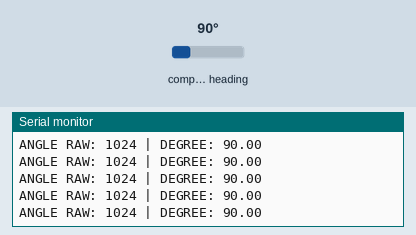
Bench run of a sketch on a simulated Arduino Uno, built with avr-gcc and run on an emulated ATmega328P. On the bench: the last lines printed to the serial monitor. Wiring (inferred from the names in the program): AS5600 angle sensor at I2C address 0x36. The inputs (shaded band) are chosen by the test bench; at power-on: compass heading 90°.

Above: at 1.2 s.
1.3 s: compass heading set to 7°
At 1.31 s:
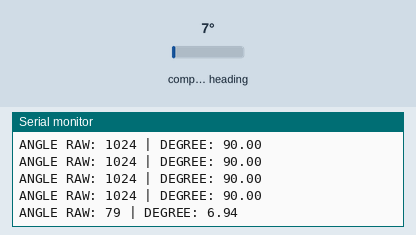
2.8 s: compass heading set to 180°
At 2.81 s:
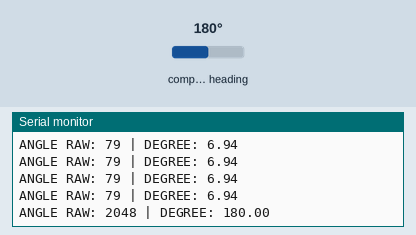
Timing chart, 0 to 5.8 s (numbered marks = the images above; inputs shaded):
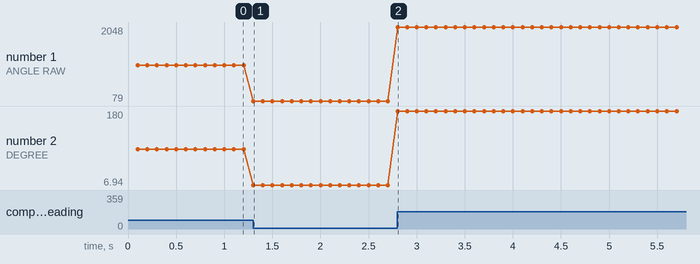

Measured:
- after the input at 1.3 s, the serial monitor: prints a new line at once (image 1)
- after the input at 2.8 s, the serial monitor: prints a new line at once (image 2)
- plotted number 1: 1024 → 79 after the input at 1.3 s, 79 → 2048 after the input at 2.8 s
- plotted number 2: 90 → 6.94 after the input at 1.3 s, 6.94 → 180 after the input at 2.8 s

The sketch:

as5600_basic_reader.ino
```cpp
#include <Wire.h>

// ======================================
// AS5600 REGISTER
// ======================================
#define AS5600_ADDR    0x36
#define AS5600_ANGLE_H 0x0E

unsigned long lastRead = 0;

// ======================================
// READ AS5600 ANGLE
// ======================================
uint16_t readAS5600Angle() {

  // pilih register angle high
  Wire.beginTransmission(AS5600_ADDR);

  Wire.write(AS5600_ANGLE_H);

  // false = jangan release bus
  Wire.endTransmission(false);

  // request 2 byte
  Wire.requestFrom(AS5600_ADDR, 2);

  if (Wire.available() >= 2) {

    uint8_t highByte = Wire.read();
    uint8_t lowByte  = Wire.read();

    // gabungkan high dan low byte
    uint16_t angle =
      ((uint16_t)highByte << 8)
      | lowByte;

    // masking 12-bit
    angle &= 0x0FFF;

    return angle;
  }

  return 0;
}

void setup() {

  Serial.begin(115200);

  Wire.begin();

  Serial.println(
    "AS5600 BASIC READER"
  );
}

void loop() {

  // baca tiap 100ms
  if (millis() - lastRead >= 100) {

    lastRead = millis();

    uint16_t angle =
      readAS5600Angle();

    // konversi ke degree
    float degree =
      (angle * 360.0)
      / 4096.0;

    Serial.print("ANGLE RAW: ");

    Serial.print(angle);

    Serial.print(" | DEGREE: ");

    Serial.println(degree);
  }
}
```
